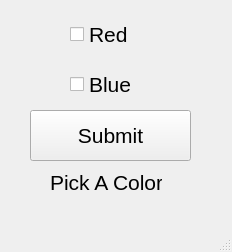
<?xml version="1.0" encoding="UTF-8"?>
<ui version="4.0">
 <class>MainWindow</class>
 <widget class="QMainWindow" name="MainWindow">
  <property name="geometry">
   <rect>
    <x>0</x>
    <y>0</y>
    <width>232</width>
    <height>252</height>
   </rect>
  </property>
  <property name="windowTitle">
   <string>MainWindow</string>
  </property>
  <widget class="QWidget" name="centralwidget">
   <widget class="QCheckBox" name="red_checkBox">
    <property name="geometry">
     <rect>
      <x>70</x>
      <y>20</y>
      <width>59</width>
      <height>29</height>
     </rect>
    </property>
    <property name="font">
     <font>
      <pointsize>16</pointsize>
     </font>
    </property>
    <property name="text">
     <string>Red</string>
    </property>
   </widget>
   <widget class="QCheckBox" name="blue_checkBox">
    <property name="geometry">
     <rect>
      <x>70</x>
      <y>70</y>
      <width>64</width>
      <height>29</height>
     </rect>
    </property>
    <property name="font">
     <font>
      <pointsize>16</pointsize>
     </font>
    </property>
    <property name="text">
     <string>Blue</string>
    </property>
   </widget>
   <widget class="QPushButton" name="pushButton">
    <property name="geometry">
     <rect>
      <x>30</x>
      <y>110</y>
      <width>161</width>
      <height>51</height>
     </rect>
    </property>
    <property name="font">
     <font>
      <pointsize>16</pointsize>
     </font>
    </property>
    <property name="text">
     <string>Submit</string>
    </property>
   </widget>
   <widget class="QLabel" name="label">
    <property name="geometry">
     <rect>
      <x>50</x>
      <y>170</y>
      <width>112</width>
      <height>25</height>
     </rect>
    </property>
    <property name="font">
     <font>
      <pointsize>16</pointsize>
     </font>
    </property>
    <property name="text">
     <string>Pick A Color</string>
    </property>
   </widget>
  </widget>
  <widget class="QMenuBar" name="menubar">
   <property name="geometry">
    <rect>
     <x>0</x>
     <y>0</y>
     <width>232</width>
     <height>21</height>
    </rect>
   </property>
  </widget>
  <widget class="QStatusBar" name="statusbar"/>
 </widget>
 <resources/>
 <connections/>
</ui>
